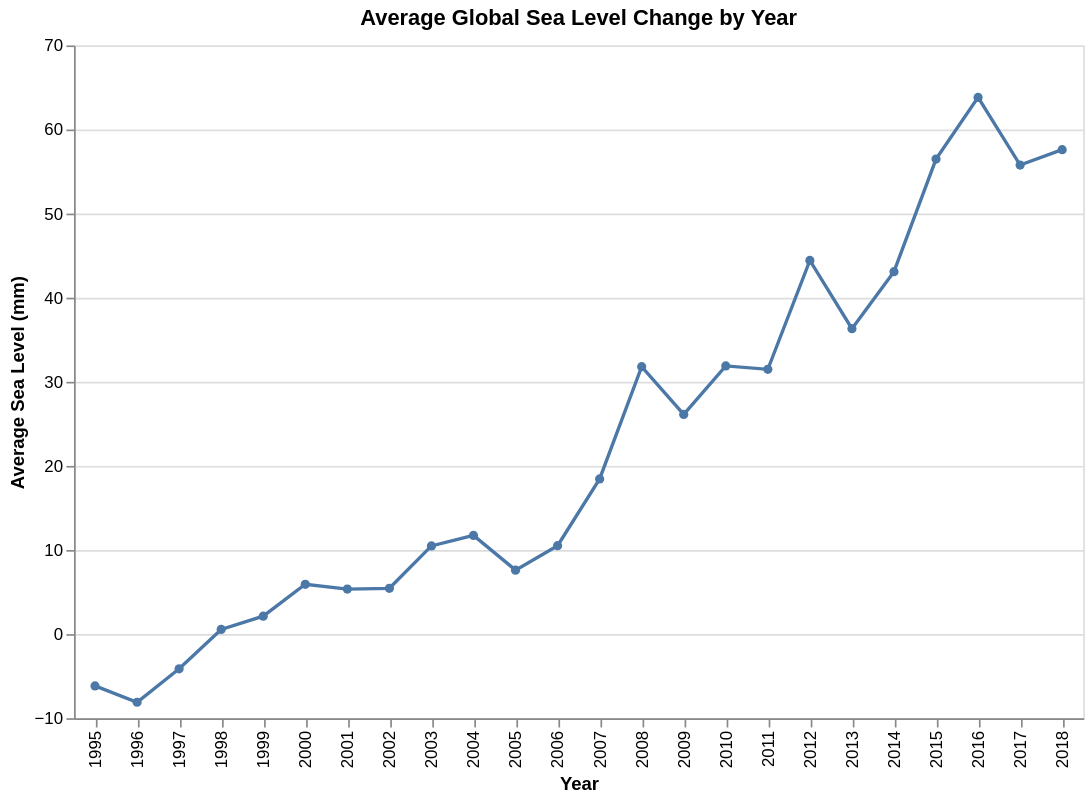

Notebook code cell kept with this figure:
### Code cell
alt.Chart(yearly_sea_levels).mark_line(point=True).encode(
    x=alt.X('Year:O', title='Year'),
    y=alt.Y('AvgSeaLevel:Q', title='Average Sea Level (mm)'),
    tooltip=['Year', 'AvgSeaLevel']
).properties(
    title='Average Global Sea Level Change by Year',
    width=600,
    height=400
).interactive()

### Figure 1 — Vega-Lite specification as saved in the notebook (floating-point values rounded to 4 significant figures)
{"config": {"view": {"continuousWidth": 300, "continuousHeight": 300}}, "data": {"name": "data-80c0169ed0753bbadd3c9329f0711caa"}, "mark": {"type": "line", "point": true}, "encoding": {"tooltip": [{"field": "Year", "type": "quantitative"}, {"field": "AvgSeaLevel", "type": "quantitative"}], "x": {"field": "Year", "title": "Year", "type": "ordinal"}, "y": {"field": "AvgSeaLevel", "title": "Average Sea Level (mm)", "type": "quantitative"}}, "height": 400, "params": [{"name": "param_2", "select": {"type": "interval", "encodings": ["x", "y"]}, "bind": "scales"}], "title": "Average Global Sea Level Change by Year", "width": 600, "$schema": "https://vega.github.io/schema/vega-lite/v5.20.1.json", "datasets": {"data-80c0169ed0753bbadd3c9329f0711caa": [{"Year": 1995, "AvgSeaLevel": -6.162}, {"Year": 1996, "AvgSeaLevel": -8.102}, {"Year": 1997, "AvgSeaLevel": -4.126}, {"Year": 1998, "AvgSeaLevel": 0.5605}, {"Year": 1999, "AvgSeaLevel": 2.132}, {"Year": 2000, "AvgSeaLevel": 5.925}, {"Year": 2001, "AvgSeaLevel": 5.355}, {"Year": 2002, "AvgSeaLevel": 5.447}, {"Year": 2003, "AvgSeaLevel": 10.49}, {"Year": 2004, "AvgSeaLevel": 11.73}, {"Year": 2005, "AvgSeaLevel": 7.604}, {"Year": 2006, "AvgSeaLevel": 10.51}, {"Year": 2007, "AvgSeaLevel": 18.45}, {"Year": 2008, "AvgSeaLevel": 31.8}, {"Year": 2009, "AvgSeaLevel": 26.12}, {"Year": 2010, "AvgSeaLevel": 31.89}, {"Year": 2011, "AvgSeaLevel": 31.48}, {"Year": 2012, "AvgSeaLevel": 44.43}, {"Year": 2013, "AvgSeaLevel": 36.31}, {"Year": 2014, "AvgSeaLevel": 43.09}, {"Year": 2015, "AvgSeaLevel": 56.48}, {"Year": 2016, "AvgSeaLevel": 63.82}, {"Year": 2017, "AvgSeaLevel": 55.77}, {"Year": 2018, "AvgSeaLevel": 57.6}]}}
